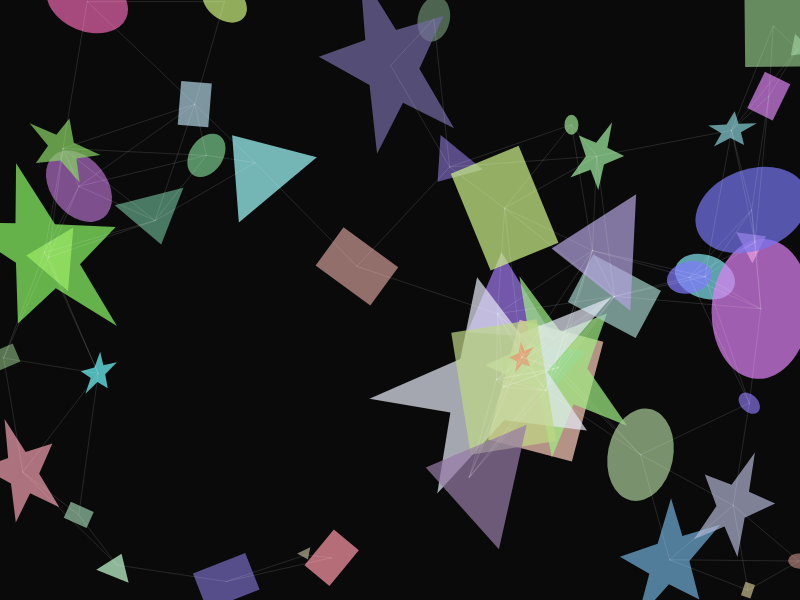
Frame 1 (no input)
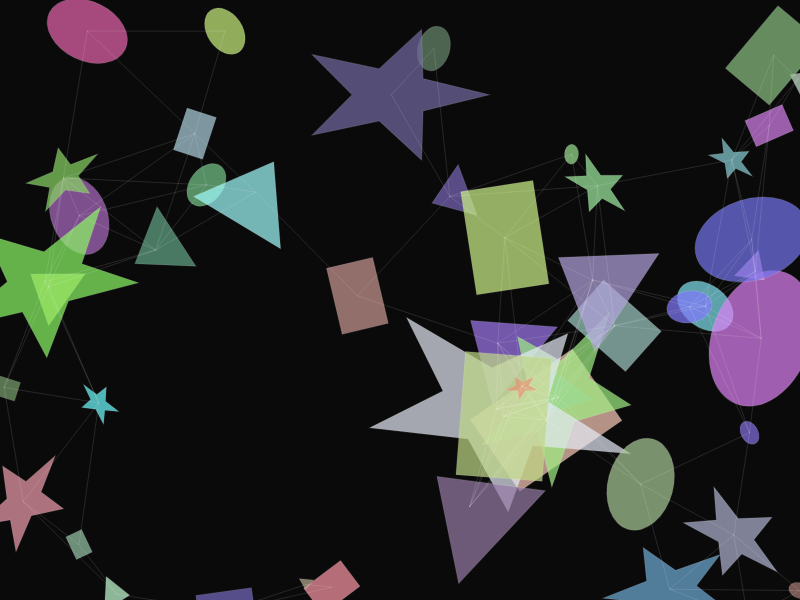
Frame 60 (no input)
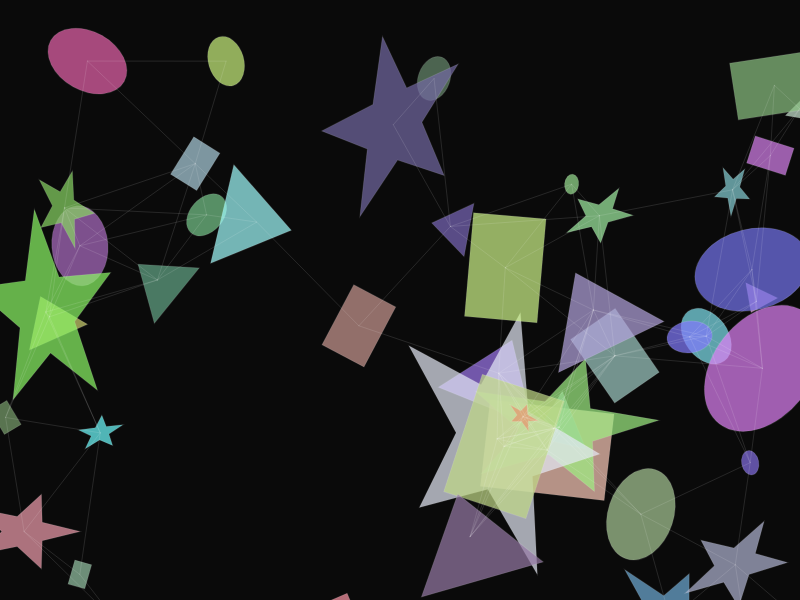
Frame 120 (the mouse pressed at the canvas centre since frame 60)

The p5.js sketch that drew these frames (run headless with seeded random() and noise() and a simulated clock; from frame 60 on, the mouse is pressed at the canvas centre):

// p5.js sketch
// ── sketch.js
let shapes = [];
let time = 0;

function setup() {
  createCanvas(800, 600);
  noStroke();
  
  // Initialize with a base set of Fibonacci-based shapes
  for (let i = 0; i < 50; i++) {
    const size = 20 + (i % 7) * 15;
    const x = random(width);
    const y = random(height);
    const speed = 0.005 + (i % 3) * 0.002;
    const angleSpeed = 0.001 + (i % 4) * 0.001;
    shapes.push({
      x, y, size, speed, angleSpeed, 
      angle: random(TWO_PI),
      color: color(random(100, 255), random(100, 255), random(100, 255), 180)
    });
  }
}

function draw() {
  background(10);
  
  time += 0.01;
  
  for (let i = 0; i < shapes.length; i++) {
    const s = shapes[i];
    
    // Fibonacci-inspired motion
    const fib = (i % 8) + 1;
    s.x += sin(time * s.speed * fib) * 0.5;
    s.y += cos(time * s.speed * fib) * 0.5;
    s.angle += s.angleSpeed * fib;
    
    // Warp shape size
    const scale = 1 + sin(time * 0.02 + i) * 0.3;
    const w = s.size * scale;
    const h = s.size * scale * 0.7;
    
    // Draw the shape with warp effect
    push();
    translate(s.x, s.y);
    rotate(s.angle);
    fill(s.color);
    
    if (i % 4 === 0) {
      ellipse(0, 0, w, h);
    } else if (i % 4 === 1) {
      rectMode(CENTER);
      rect(0, 0, w, h);
    } else if (i % 4 === 2) {
      triangle(-w/2, h/2, w/2, h/2, 0, -h/2);
    } else {
      // Star shape
      beginShape();
      for (let a = 0; a < TWO_PI; a += TWO_PI / 5) {
        const outerX = cos(a) * w;
        const outerY = sin(a) * h;
        vertex(outerX, outerY);
        const innerX = cos(a + TWO_PI / 10) * w * 0.4;
        const innerY = sin(a + TWO_PI / 10) * h * 0.4;
        vertex(innerX, innerY);
      }
      endShape(CLOSE);
    }
    
    pop();
  }
  
  // Draw connecting lines between nearby shapes
  for (let i = 0; i < shapes.length; i++) {
    const s1 = shapes[i];
    stroke(255, 30);
    noFill();
    for (let j = i + 1; j < shapes.length; j++) {
      const s2 = shapes[j];
      const d = dist(s1.x, s1.y, s2.x, s2.y);
      if (d < 150) {
        line(s1.x, s1.y, s2.x, s2.y);
      }
    }
  }
}
